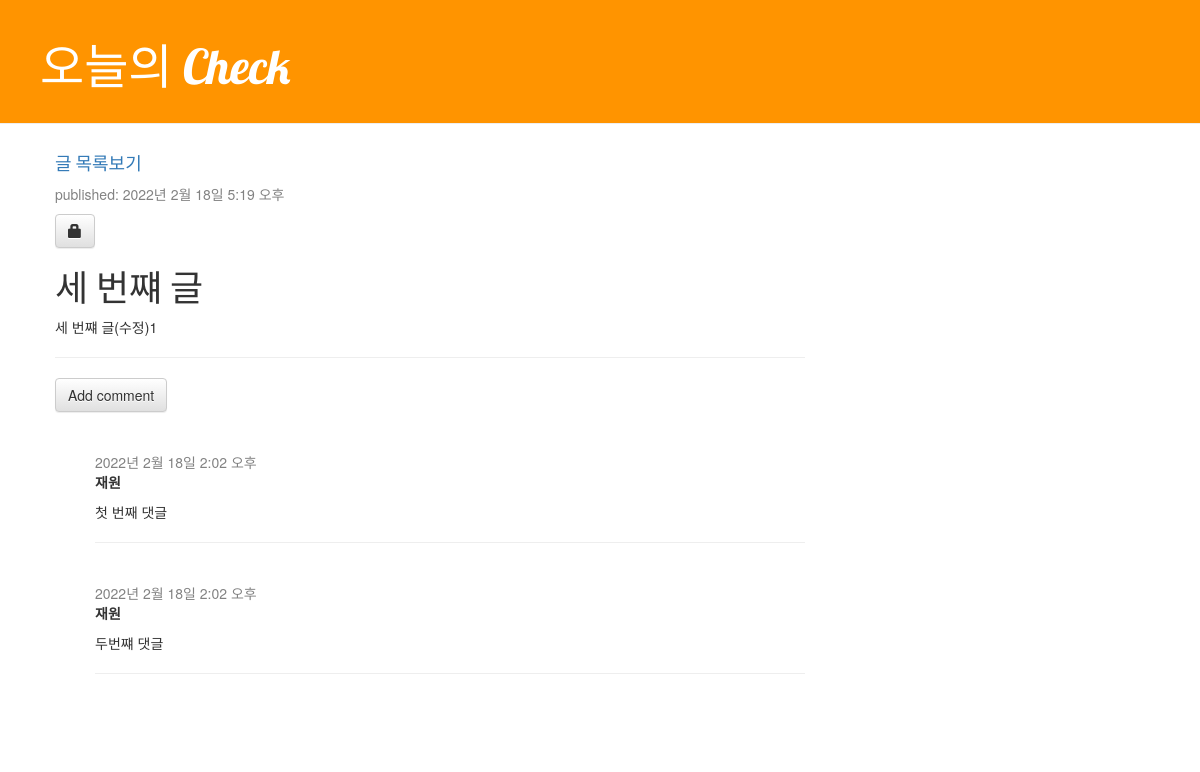
The app's page /todayblog/freepost/4 with its own data.
### todayblog/models.py (models this page shows, shortened)
class Post(models.Model):
    author = models.ForeignKey('auth.User', on_delete=models.CASCADE)
    title = models.CharField(max_length=200, validators=[min_length_2_validator])
    text = models.TextField()
    created_date = models.DateTimeField(default=timezone.now)
    published_date = models.DateTimeField(blank=True, null=True)

class Comment(models.Model):
    post = models.ForeignKey('todayblog.Post', on_delete=models.CASCADE, related_name='comments')
    author = models.CharField(max_length=200)
    text = models.TextField()
    created_date = models.DateTimeField(default=timezone.now)
    approved_comment = models.BooleanField(default=False)

### todayblog/views.py (the view)
# urls.py: path('freepost/<int:pk>', views.free_post_detail, name='free_post_detail'),
def free_post_detail(request,pk):
    post = get_object_or_404(Post,pk=pk)
    return render(request, 'todayblog/free_post_detail.html', {'post_key':post})

### todayblog/templates/todayblog/free_post_detail.html (shortened to what this page needs)
{% extends 'todayblog/base.html' %}
{% block content %}
    <h4><a href="{% url 'free_post_list' %}">글 목록보기</a></h4>
    <div class="post">
        <div class="date">
            <p>published: {{ post_key.published_date }}</p>
        </div>
        {% if user.is_authenticated %}
            <a class="btn btn-default" href="{% url 'free_post_edit' pk=post_key.pk %}">
                <span class="glyphicon glyphicon-pencil"></span></a>
            <a class="btn btn-default" href="{% url 'free_post_remove' pk=post_key.pk %}">
                <span class="glyphicon glyphicon-remove"></span></a>
        {% else %}
            <a href="{% url 'login' %}" class="btn btn-default">
                <span class="glyphicon glyphicon-lock"></span></a>
        {% endif %}
        <h1>{{ post_key.title }}</h1>
        <p>{{ post_key.text| linebreaksbr }}</p>
        <hr>
        <a class="btn btn-default" href="{% url 'add_comment_to_post' pk=post_key.pk %}">Add comment</a>
        {% for comment in post_key.comments.all %}
            {% if user.is_authenticated or comment.approved_comment %}
                <div class="comment">
                    <div class="date">{{ comment.created_date }}
                    </div>
                    <strong>{{ comment.author }}</strong>
                    <p>{{ comment.text|linebreaks }}
                    <hr>
                    </p>
                </div>
            {% endif %}
        {% empty %}
            <p>No comments here yet </p>
        {% endfor %}
    </div>
{% endblock %}

### todayblog/static/css/blog.css (style rules this page uses)
h1, h2, h3, h4 { font-family: 'Lobster', cursive; }
.date { color: #828282; }
.post { margin-bottom: 70px; }
.comment { margin: 40px 0px 40px 40px; }

### records on screen
Post: published_date "2022년 2월 18일 5:19 오후", title "세 번쨰 글", text "세 번쨰 글(수정)1"
Comment: created_date "2022년 2월 18일 2:02 오후", author "재원", text "첫 번째 댓글"
Comment: created_date "2022년 2월 18일 2:02 오후", author "재원", text "두번쨰 댓글"
